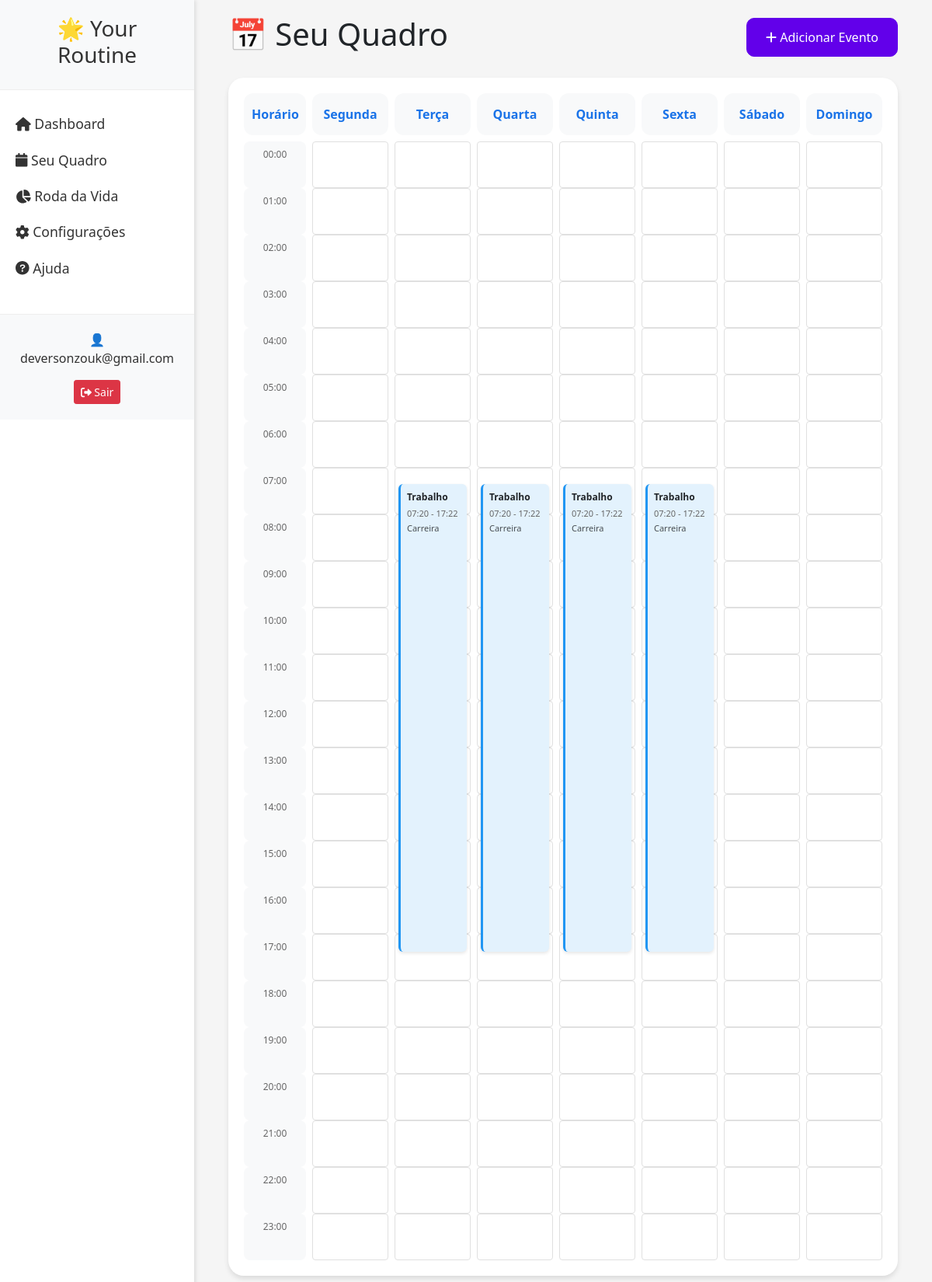
The page /edit_activity/3 (signed in) on the database its author committed.
### app.py (models this page shows)
class Activity(db.Model):
    id = db.Column(db.Integer, primary_key=True)
    user_id = db.Column(db.Integer, db.ForeignKey('user.id'), nullable=False)
    category = db.Column(db.String(50), nullable=False)
    title = db.Column(db.String(100), nullable=False)
    description = db.Column(db.Text)
    start_time = db.Column(db.String(5), nullable=False)
    end_time = db.Column(db.String(5), nullable=False)
    day = db.Column(db.String(20), nullable=False)
    created_at = db.Column(db.DateTime, default=datetime.utcnow)

### app.py (the view)
@app.route('/edit_activity/<int:activity_id>')
def edit_activity(activity_id):
    if 'logged_in' not in session or not session['logged_in']:
        return redirect(url_for('index'))
    activity = Activity.query.get_or_404(activity_id)
    if activity.user_id != session['user_id']:
        return redirect(url_for('routine'))
    activities = Activity.query.filter_by(user_id=session['user_id']).all()
    for act in activities:
        act.category_colors = CATEGORY_COLORS.get(act.category, {})
    activity.category_colors = CATEGORY_COLORS.get(activity.category, {})
    return render_template('routine.html',
                         edit_activity=activity,
                         activities=activities,
                         category_colors=CATEGORY_COLORS,
                         get_text=get_text)

### app.py (called while the page is built)
def get_text(key):
    lang = session.get('language', 'pt')
    return TRANSLATIONS[lang].get(key, TRANSLATIONS['en'][key])

### templates/routine.html (shortened to what this page needs)
{% extends "base.html" %}
{% block content %}
<div class="container-fluid">
    <div class="d-flex justify-content-between align-items-center mb-4">
        <h1>📅 {{ get_text('your_routine') }}</h1>
        <button type="button" class="btn btn-primary" id="addEventBtn">
            <i class="fas fa-plus"></i> {{ get_text('add_event') }}
        </button>
    </div>
    <div class="schedule-container">
        <div class="schedule-header">
            <div class="header-cell">{{ get_text('time') }}</div>
            {% for day in ['monday', 'tuesday', 'wednesday', 'thursday', 'friday', 'saturday', 'sunday'] %}
            <div class="header-cell">{{ get_text(day) }}</div>
            {% endfor %}
        </div>
        {% for hour in range(24) %}
        <div class="schedule-row">
            <div class="time-cell">{{ "%02d:00"|format(hour) }}</div>
            {% for day in ['monday', 'tuesday', 'wednesday', 'thursday', 'friday', 'saturday', 'sunday'] %}
            <div class="day-cell" data-hour="{{ "%02d:00"|format(hour) }}" data-day="{{ day }}">
                {% for activity in activities %}
                    {% if activity.day == day %}
                        {% set start_hour = activity.start_time.split(':')[0]|int %}
                        {% set start_minute = activity.start_time.split(':')[1]|int %}
                        {% set end_hour = activity.end_time.split(':')[0]|int %}
                        {% set end_minute = activity.end_time.split(':')[1]|int %}
                        {% set total_start_minutes = start_hour * 60 + start_minute %}
                        {% set total_end_minutes = end_hour * 60 + end_minute %}
                        {% if hour == start_hour %}
                            <div class="activity-card {{ activity.category }}"
                                 data-activity-id="{{ activity.id }}"
                                 data-start-minutes="{{ total_start_minutes }}"
                                 data-end-minutes="{{ total_end_minutes }}"
                                 data-start-offset="{{ start_minute }}">
                                <div class="card-title">
                                    {{ activity.title }}
                                </div>
                                <div class="card-time">
                                    {{ activity.start_time }} - {{ activity.end_time }}
                                </div>
                                <div class="card-category">
                                    {{ get_text(activity.category) }}
                                </div>
                            </div>
                        {% endif %}
                    {% endif %}
                {% endfor %}
            </div>
            {% endfor %}
        </div>
        {% endfor %}
    </div>
</div>
{% endblock %}

### static/css/style.css (style rules this page uses)
body { font-family: 'Segoe UI', Tahoma, Geneva, Verdana, sans-serif; background-color: #f5f5f5; }
.schedule-container { background: white; border-radius: 20px; box-shadow: 0 4px 6px rgba(0,0,0,0.1); padding: 20px; margin: 20px 0; position: relative; }
.schedule-header { display: grid; grid-template-columns: 80px repeat(7, 1fr); gap: 8px; margin-bottom: 8px; }
.header-cell { background: #f8f9fa; padding: 15px 10px; text-align: center; border-radius: 12px; font-weight: 600; color: #1a73e8; }
.schedule-row { display: grid; grid-template-columns: 80px repeat(7, 1fr); gap: 8px; margin-bottom: 0; height: 60px; }
.time-cell { background: #f8f9fa; padding: 8px; text-align: center; border-radius: 8px; font-size: 12px; color: #666; }
.day-cell { background: #ffffff; border: 1px solid #e0e0e0; border-radius: 4px; padding: 4px; position: relative; height: 60px; }
.activity-card { position: absolute; left: 4px; right: 4px; padding: 8px; border-radius: 6px; font-size: 12px; box-shadow: 0 2px 4px rgba(0,0,0,0.1); transition: all 0.3s ease; cursor: pointer; overflow: hidden; z-index: 10; top: 0; }
.activity-card .card-title { font-weight: 600; margin-bottom: 4px; white-space: nowrap; overflow: hidden; text-overflow: ellipsis; }
.activity-card .card-time { font-size: 11px; color: #666; margin-bottom: 2px; }
.activity-card .card-category { font-size: 11px; font-weight: 500; opacity: 0.8; }
.activity-card.career { background-color: #E3F2FD; border-left: 3px solid #2196F3; }
.activity-card { --hour-height: 60px; top: calc(var(--start-offset, 0) / 60 * var(--hour-height)); height: calc((var(--end-minutes) - var(--start-minutes)) / 60 * var(--hour-height)); }
.activity-card[data-start-minutes] { --start-minutes: attr(data-start-minutes number); }
.activity-card[data-end-minutes] { --end-minutes: attr(data-end-minutes number); }
.activity-card[data-start-offset] { --start-offset: attr(data-start-offset number); }
.btn-primary { background-color: #6200EA; border-color: #6200EA; border-radius: 10px; padding: 0.75rem 1.5rem; font-weight: 500; transition: all 0.3s ease; }

### rows shown on the page
Activity: title "Trabalho", start_time "07:20", end_time "17:22", category "Carreira"
Activity: title "Trabalho", start_time "07:20", end_time "17:22", category "Carreira"
Activity: title "Trabalho", start_time "07:20", end_time "17:22", category "Carreira"
Activity: title "Trabalho", start_time "07:20", end_time "17:22", category "Carreira"

### other values the page prints
{{ get_text('dashboard') }} "Dashboard"
{{ get_text('your_routine') }} "Seu Quadro"
{{ get_text('wheel_of_life') }} "Roda da Vida"
{{ get_text('settings') }} "Configurações"
{{ get_text('help') }} "Ajuda"
{{ session.get('username') }} "deversonzouk@gmail.com"
{{ get_text('logout') }} "Sair"
{{ get_text('add_event') }} "Adicionar Evento"
{{ get_text('time') }} "Horário"
{{ get_text(day) }} "Segunda" "Terça" "Quarta" "Quinta" "Sexta" "Sábado" "Domingo"
{{ "%02d:00"|format(hour) }} "00:00" "01:00" "02:00" "03:00" "04:00" "05:00" "06:00" "07:00" "08:00" "09:00" "10:00" "11:00" "12:00" "13:00" "14:00" "15:00" "16:00" "17:00" "18:00" "19:00" "20:00" "21:00" "22:00" "23:00"
